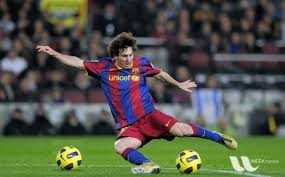
#> input picture opencv/messi5.jpg, 285 x 177 px
$ python p043_tickcount.py
#> lines starting #> are read from the running program, lines starting #| are printed output that depends on the picture
# coding: utf-8
import cv2
import numpy as np

img1 = cv2.imread('messi5.jpg')
#> img1 is the input picture: shape (177, 285, 3); mean B, G, R 72.5, 85.7, 82.4
e1 = cv2.getTickCount()

for i in range(5,49,2):
    img1 = cv2.medianBlur(img1,i)
#> this loop made 22 passes
#> pass 1, `img1 = cv2.medianBlur(img1,i)`:
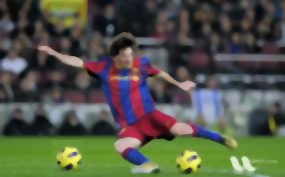
#> img1: shape (177, 285, 3); mean B, G, R 72.2, 85.7, 82.3
#> pass 2, `img1 = cv2.medianBlur(img1,i)`:
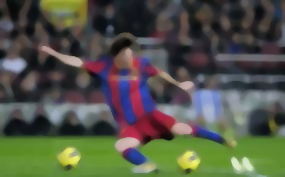
#> img1: shape (177, 285, 3); mean B, G, R 71.7, 85.3, 81.9
#> pass 3, `img1 = cv2.medianBlur(img1,i)`:
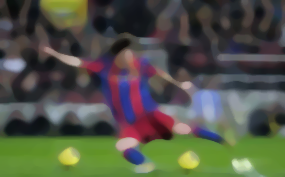
#> img1: shape (177, 285, 3); mean B, G, R 70.9, 84.8, 81.4
#> after the loop:
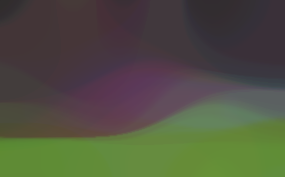
#> img1: shape (177, 285, 3); mean B, G, R 64.9, 82.2, 80.2
pass

e2 = cv2.getTickCount()
t = (e2 - e1)/cv2.getTickFrequency()
print( t )

# Result I got is 0.521107655 seconds
